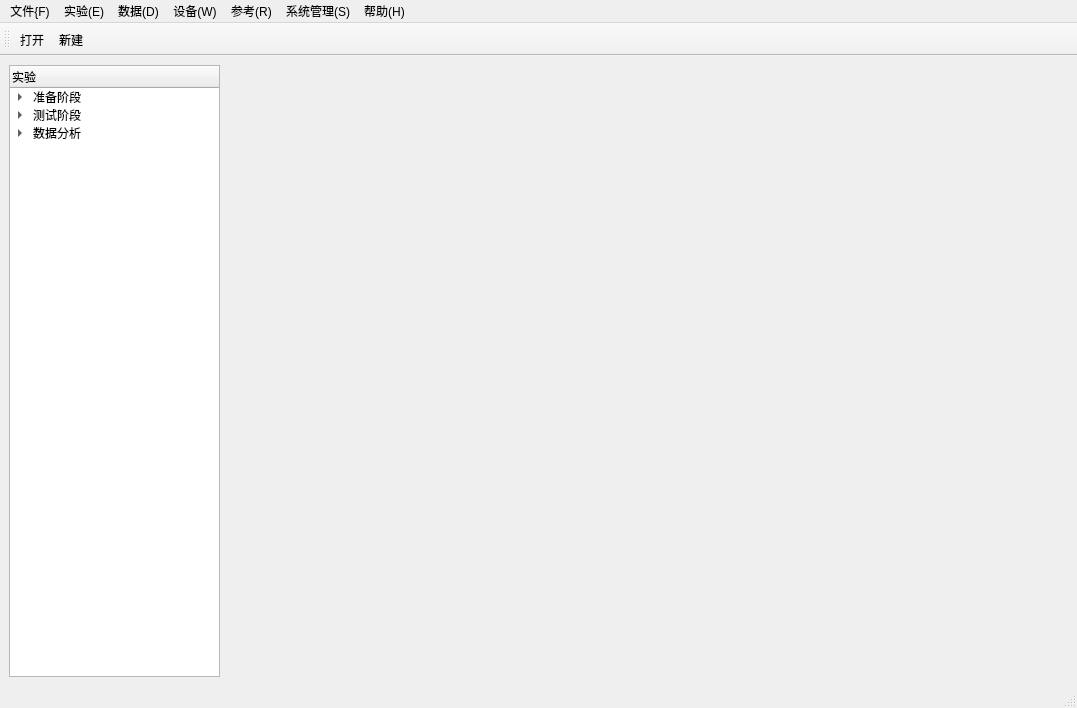
<?xml version="1.0" encoding="UTF-8"?>
<ui version="4.0">
 <class>MainWindow</class>
 <widget class="QMainWindow" name="MainWindow">
  <property name="geometry">
   <rect>
    <x>0</x>
    <y>0</y>
    <width>1077</width>
    <height>706</height>
   </rect>
  </property>
  <property name="windowTitle">
   <string>MainWindow</string>
  </property>
  <widget class="QWidget" name="centralwidget">
   <property name="minimumSize">
    <size>
     <width>1077</width>
     <height>630</height>
    </size>
   </property>
   <property name="layoutDirection">
    <enum>Qt::LeftToRight</enum>
   </property>
   <layout class="QHBoxLayout" name="horizontalLayout_3" stretch="1,4">
    <item>
     <widget class="QTreeWidget" name="treeWidget">
      <column>
       <property name="text">
        <string>实验</string>
       </property>
      </column>
      <item>
       <property name="text">
        <string>准备阶段</string>
       </property>
       <item>
        <property name="text">
         <string>传感器设置</string>
        </property>
       </item>
       <item>
        <property name="text">
         <string>串口设置</string>
        </property>
       </item>
      </item>
      <item>
       <property name="text">
        <string>测试阶段</string>
       </property>
       <item>
        <property name="text">
         <string>传感器选择</string>
        </property>
       </item>
       <item>
        <property name="text">
         <string>采样设置</string>
        </property>
       </item>
       <item>
        <property name="text">
         <string>新建实验</string>
        </property>
       </item>
       <item>
        <property name="text">
         <string>加载实验</string>
        </property>
       </item>
      </item>
      <item>
       <property name="text">
        <string>数据分析</string>
       </property>
       <item>
        <property name="text">
         <string>算法选择</string>
        </property>
       </item>
       <item>
        <property name="text">
         <string>界面美化</string>
        </property>
       </item>
       <item>
        <property name="text">
         <string>大模型分析</string>
        </property>
       </item>
      </item>
     </widget>
    </item>
    <item>
     <widget class="QWidget" name="show_widget" native="true">
      <layout class="QGridLayout" name="gridLayout_2">
       <item row="0" column="0">
        <layout class="QGridLayout" name="show_Layout"/>
       </item>
      </layout>
     </widget>
    </item>
   </layout>
  </widget>
  <widget class="QMenuBar" name="menubar">
   <property name="geometry">
    <rect>
     <x>0</x>
     <y>0</y>
     <width>1077</width>
     <height>22</height>
    </rect>
   </property>
   <widget class="QMenu" name="menu">
    <property name="title">
     <string>文件{F)</string>
    </property>
    <addaction name="Open_action"/>
    <addaction name="Newfile_action"/>
   </widget>
   <widget class="QMenu" name="menu_2">
    <property name="title">
     <string>实验(E)</string>
    </property>
    <addaction name="action"/>
   </widget>
   <widget class="QMenu" name="menu_3">
    <property name="title">
     <string>数据(D)</string>
    </property>
   </widget>
   <widget class="QMenu" name="menu_4">
    <property name="title">
     <string>设备(W)</string>
    </property>
   </widget>
   <widget class="QMenu" name="menu_5">
    <property name="title">
     <string>参考(R)</string>
    </property>
   </widget>
   <widget class="QMenu" name="menu_6">
    <property name="title">
     <string>系统管理(S)</string>
    </property>
   </widget>
   <widget class="QMenu" name="menu_7">
    <property name="title">
     <string>帮助(H)</string>
    </property>
   </widget>
   <addaction name="menu"/>
   <addaction name="menu_2"/>
   <addaction name="menu_3"/>
   <addaction name="menu_4"/>
   <addaction name="menu_5"/>
   <addaction name="menu_6"/>
   <addaction name="menu_7"/>
  </widget>
  <widget class="QStatusBar" name="statusbar"/>
  <widget class="QToolBar" name="toolBar">
   <property name="windowTitle">
    <string>toolBar</string>
   </property>
   <attribute name="toolBarArea">
    <enum>TopToolBarArea</enum>
   </attribute>
   <attribute name="toolBarBreak">
    <bool>false</bool>
   </attribute>
   <addaction name="Open_action"/>
   <addaction name="Newfile_action"/>
  </widget>
  <action name="Open_action">
   <property name="icon">
    <iconset resource="../images/icon.qrc">
     <normaloff>:/文件/打开.png</normaloff>:/文件/打开.png</iconset>
   </property>
   <property name="text">
    <string>打开</string>
   </property>
  </action>
  <action name="Newfile_action">
   <property name="icon">
    <iconset resource="../images/icon.qrc">
     <normaloff>:/文件/新建.png</normaloff>:/文件/新建.png</iconset>
   </property>
   <property name="text">
    <string>新建</string>
   </property>
  </action>
  <action name="action">
   <property name="text">
    <string>传感器设置</string>
   </property>
  </action>
 </widget>
 <resources>
  <include location="../images/icon.qrc"/>
 </resources>
 <connections/>
</ui>
